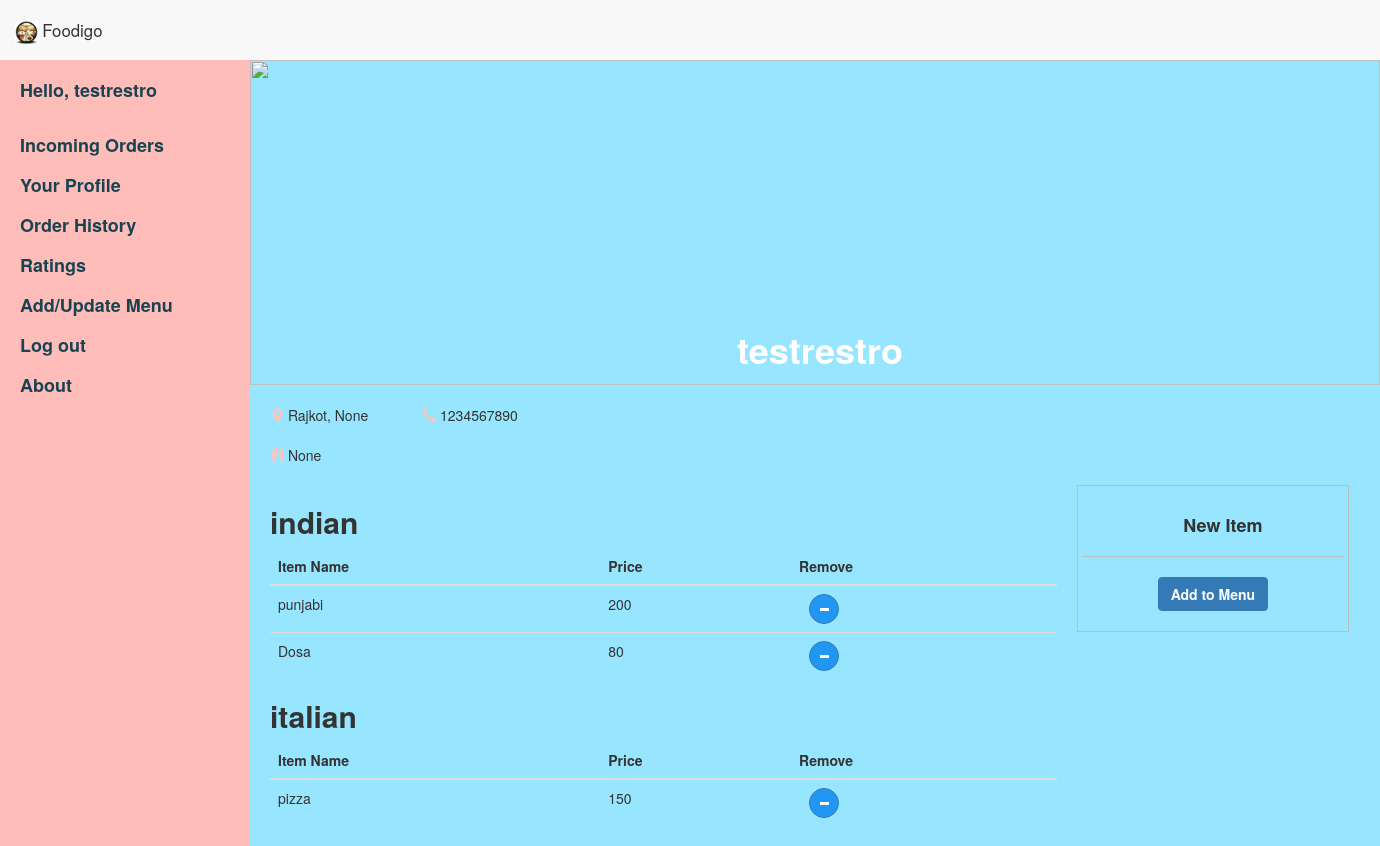
The page /restprofile/ (signed in) on the database as committed earlier.
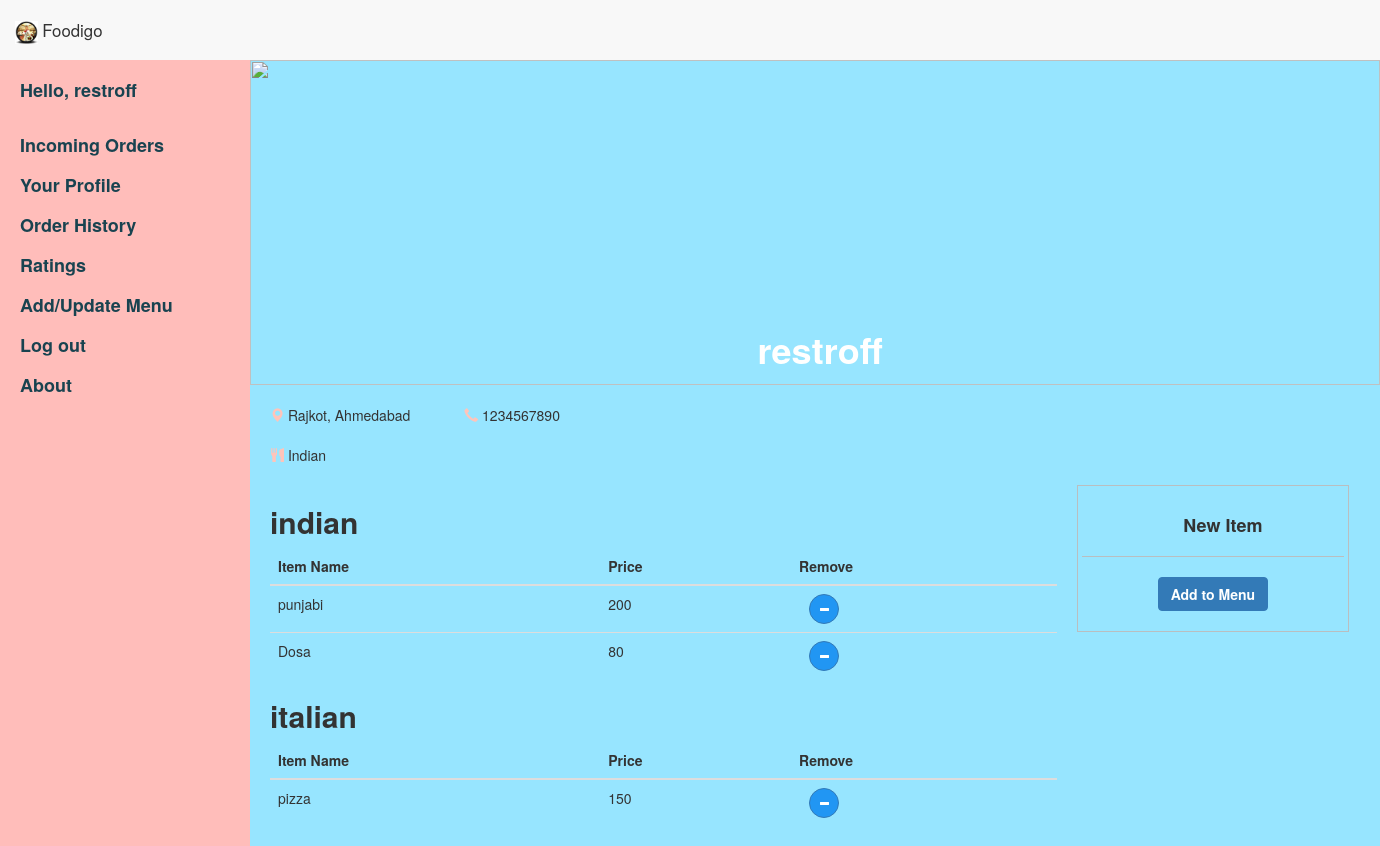
The same page on the database as committed later.
### foodspark/models.py (models this page shows, shortened)
class Restaurant(models.Model):
	email = models.EmailField(primary_key = True)
	password = models.CharField(max_length=100)
	name = models.CharField(max_length=200)
	address = models.TextField()
	RES_TYPE = (
		('B','Bar'),
		('R','Restaurant'),
		('C','Cafe')
	)
	res_type = models.CharField(max_length=1,choices = RES_TYPE,default = 'R')
	cuisine = models.CharField(null = True, max_length=100)
	city = models.CharField(max_length = 100,null = True)
	phone_regex = RegexValidator(regex=r'^\+?1?\d{9,15}$', message="Phone number must be entered in the format: '+999999999'. Up to 15 digits allowed.") #############look into regex
	phone = models.CharField(validators=[phone_regex],max_length=15,blank = True)
	imgurl = models.CharField(max_length=1000,null=True)

### foodspark/views.py (the view)
# urls.py: re_path(r'^restprofile/?$',views.restprofile,name='restprofile'),
def restprofile(request):
    restaurant = Restaurant.objects.get(email=request.session['id'])
    fooditems = FoodItem.objects.all()
    menu = {}
    context = {}
    for fi in fooditems:
        if fi.resid == restaurant:
            try:
                menu[fi.cuisine].append(fi)
            except KeyError:
                menu[fi.cuisine] = [fi]
        context = {
            'restaurant': restaurant,
            'menu': menu
        }
    return render(request, 'foodspark/restprofile.html', context)

### foodspark/templates/foodspark/restprofile.html (shortened to what the changed rows need)
<!DOCTYPE html>
<html lang="en">
<head>
    <link href="/static/css/bootstrap.min.css" rel="stylesheet">
    <link href="/static/css/agency3.css" rel="stylesheet">
    <link href="/static/css/mystyle.css" rel="stylesheet">
    <link href="/static/css/simple-sidebar2.css" rel="stylesheet">
</head>
<body>
    <div id="wrapper">
        <div id="sidebar-wrapper">
            <ul class="sidebar-nav">
                <li class="sidebar-brand">
                    <a href="/">
                        Hello, {{restaurant.name}}
                    </a>
                </li>
            </ul>
        </div>
        <div id="page-content-wrapper" style="padding:0; margin:0;">
            <div class="container-fluid">
                <div class="row">
                    <div class="col-lg-12" style="padding:0; margin:0;">
                        <img src="/static/img/back_rest.jpg" class="cover_photo">
                        <DIV STYLE="position:absolute; top:250px; left:20px; width:1100px; height:45px">
                        <CENTER><FONT SIZE="+2" COLOR="ffffff"><h1 style="text-align:center;">{{restaurant.name}}</h1></FONT></CENTER>
                        </DIV>
                        <div class= "rest_details">
                             <i class="glyphicon glyphicon-map-marker blueicon"></i> {{restaurant.address}}, {{restaurant.city}}
                            <span style="padding-left:50px;">
                            <i class="glyphicon glyphicon-earphone blueicon"></i> {{restaurant.phone}}
                            </span>
                            <br /><br />
                            <i class="glyphicon glyphicon-cutlery blueicon"></i> {{restaurant.cuisine}}
                            <br><br>
                            <div id="terabaaphumain">
                                <div class="foodtable lefty">
                                    {% if menu %}
                                    {% for x,y in menu.items %}
                                    <h2>{{x}}</h2>
                                    <table class="table">
                                        <thead>
                                            <tr><b>
                                                <th>Item Name</th>
                                                <th>Price</th>
                                                <th>Remove</th>
                                            </b></tr>
                                        </thead>
                                    </table>
                                    {%endfor%}
                                    {%endif%}
                                </div>
                                <div class="carttable recommend offset8" style="float:right;padding-bottom:20px !important;">
                                </div>
                            </div>
                        </div>
                    </div>
                </div>
            </div>
        </div>
    </div>
</body>
</html>

Rows that differ between the two databases and show on the page:
changed Restaurant "Rajkot": name "testrestro" → "restroff"; city "None" → "Ahmedabad"; cuisine "None" → "Indian"
